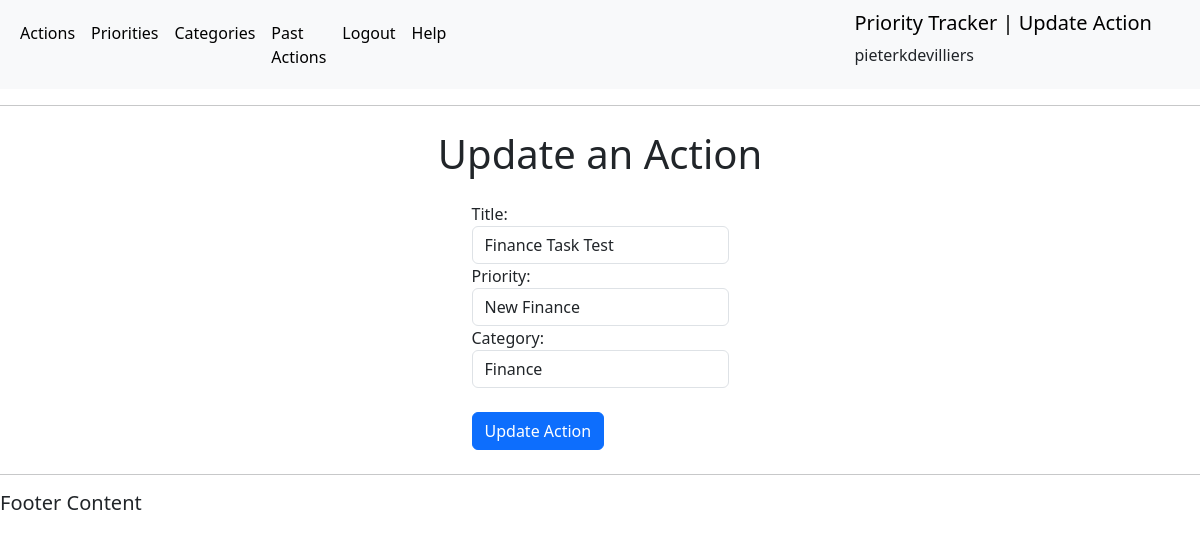
The page /update-action/64/ (signed in) on the database as committed earlier.
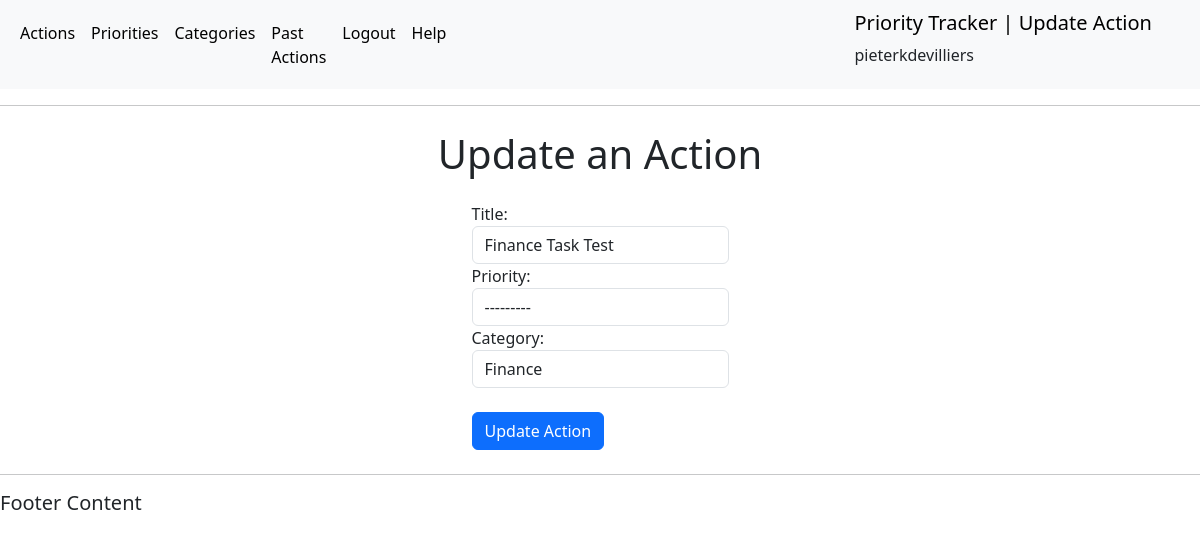
The same page on the database as committed later.
### actions/models.py (models this page shows, shortened)
class Action(models.Model):
    title = models.CharField(max_length=50, null=False, blank=False)
    tracked_time = models.DurationField(null=True, blank=True)
    active_tracked_time = models.DurationField(null=True, blank=True)
    tracked_start = models.DateTimeField(null=True, blank=True)
    tracked_stop = models.DateTimeField(null=True, blank=True)
    done_status = models.BooleanField(null=False, blank=False, default=False)
    action_date = models.DateField(auto_now_add=True)
    tracking_status = models.BooleanField(null=False, blank=False, default=False)
    category = models.ForeignKey(
        Category, on_delete=models.CASCADE, null=True, blank=True)
    priority = models.ForeignKey(
        Priority, on_delete=models.CASCADE, null=True, blank=True, limit_choices_to={'activeStatus': True})
    user = models.ForeignKey(
        settings.AUTH_USER_MODEL, on_delete=models.CASCADE, related_name="action", null=True)

class Priority(models.Model):
    title = models.CharField(max_length=50, null=False, blank=False)
    description = models.CharField(max_length=150)
    activeStatus = models.BooleanField(null=False, blank=False, default=True)
    category = models.ForeignKey(
        Category, on_delete=models.CASCADE, null=True, blank=True)
    user = models.ForeignKey(
        settings.AUTH_USER_MODEL, on_delete=models.CASCADE, related_name="priorities", null=True)
    def __str__(self):
        return str(self.title)

class Category(models.Model):
    title = models.CharField(max_length=50, null=False, blank=False)
    description = models.CharField(max_length=150)
    user = models.ForeignKey(
        settings.AUTH_USER_MODEL, on_delete=models.CASCADE, related_name="categories", null=True)
    def __str__(self):
        return str(self.title)

### actions/views.py (the view)
# urls.py: path('update-action/<str:pk>/', views.update_action, name='update_action'),
@login_required(login_url='login')
def update_action(request, pk):
    action = get_object_or_404(Action, id=pk)
    actionform = UpdateActionForm(instance=action)
    current_user = request.user
    user_id = current_user.id
    username = current_user.username
    page_title = 'Update Action'
    if request.method == "POST":
        actionform = UpdateActionForm(request.POST, instance=action)
        if actionform.is_valid():
            actionform.save()
            messages.success(request, "Action updated successfully")
            return redirect('/actions/')
    context = {
        'actionform': actionform,
        "username": username,
        "user_id": user_id,
        'page_title': page_title
        }
    return render(request, 'actions/update_action.html', context)

### actions/forms.py
class UpdateActionForm(ModelForm):
    class Meta:
        model = Action
        fields = ['title', 'priority', 'category']
        widgets = {
                'title': forms.TextInput(attrs={'class': 'form-control'}),
                'priority': forms.Select(attrs={'class': 'form-control'}),
                'category': forms.Select(attrs={'class': 'form-control'}),
            }

### actions/templates/actions/update_action.html (shortened to what this page needs)
{% extends 'actions/main.html' %}
{% block content %}
<body>
    <h1 class="d-flex p-2 justify-content-center">Update an Action</h1>
    <div class="d-flex justify-content-center mb-3 form-group p-2">
        <form method="POST" action="">
            {{actionform}}
            <br>
            <button class="btn btn-primary" type="submit" name="Update Action">Update Action</button>
        </form>
    </div>
</body>
{% endblock %}

Rows that differ between the two databases and show on the page:
changed Action "Finance": priority "New Finance" → "---------"
